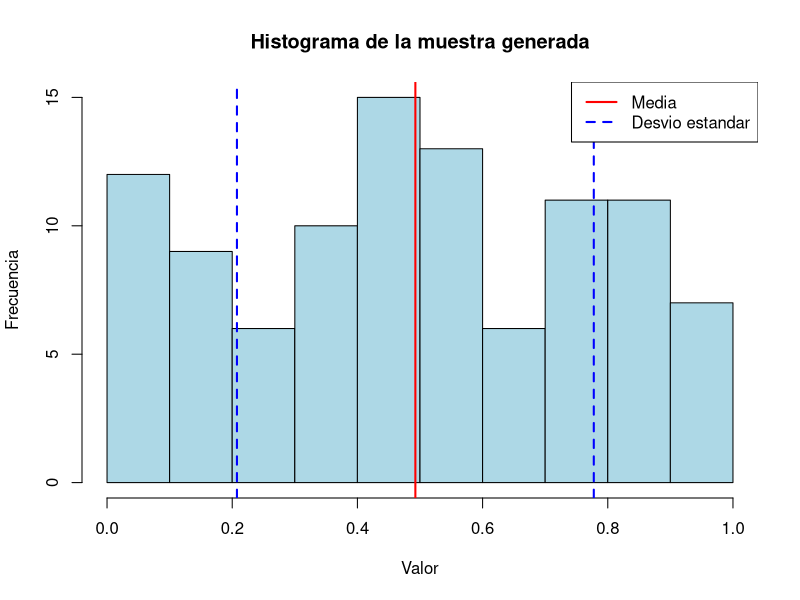

Generate this figure with R:
muestra <- sample(seq(0, 1, by = 0.01), 100, replace = TRUE) # 100 numeros aleatorios

media <- mean(muestra) # Media

desvio_estandar <- sd(muestra) # Desvio estandar

varianza <- var(muestra) # Varianza

hist(muestra, breaks=10, col='lightblue', border='black', xlab='Valor', ylab='Frecuencia', main='Histograma de la muestra generada') # Histograma

abline(v=media, col='red', lwd=2) # Linea para mostrar la media
abline(v=c(media - desvio_estandar, media + desvio_estandar), col='blue', lwd=2, lty=2) # Linea de la desvio estandar

legend('topright', legend=c('Media', 'Desvio estandar'), col=c('red', 'blue'), lwd=2, lty=1:2) # Leyenda del grafico